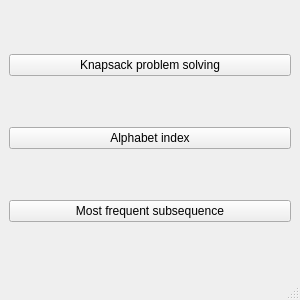
<?xml version="1.0" encoding="UTF-8"?>
<ui version="4.0">
 <class>MainWindow</class>
 <widget class="QMainWindow" name="MainWindow">
  <property name="geometry">
   <rect>
    <x>0</x>
    <y>0</y>
    <width>300</width>
    <height>300</height>
   </rect>
  </property>
  <property name="windowTitle">
   <string>MainWindow</string>
  </property>
  <widget class="QWidget" name="centralwidget">
   <layout class="QHBoxLayout" name="horizontalLayout">
    <item>
     <layout class="QVBoxLayout" name="verticalLayout">
      <item>
       <widget class="QPushButton" name="knapsackProblemButton">
        <property name="text">
         <string>Knapsack problem solving</string>
        </property>
       </widget>
      </item>
      <item>
       <widget class="QPushButton" name="alphabetIndexButton">
        <property name="text">
         <string>Alphabet index</string>
        </property>
       </widget>
      </item>
      <item>
       <widget class="QPushButton" name="mostFrequentSubsequenceButton">
        <property name="text">
         <string>Most frequent subsequence</string>
        </property>
       </widget>
      </item>
     </layout>
    </item>
   </layout>
  </widget>
  <widget class="QMenuBar" name="menubar">
   <property name="geometry">
    <rect>
     <x>0</x>
     <y>0</y>
     <width>300</width>
     <height>26</height>
    </rect>
   </property>
  </widget>
  <widget class="QStatusBar" name="statusbar"/>
 </widget>
 <resources/>
 <connections/>
</ui>
